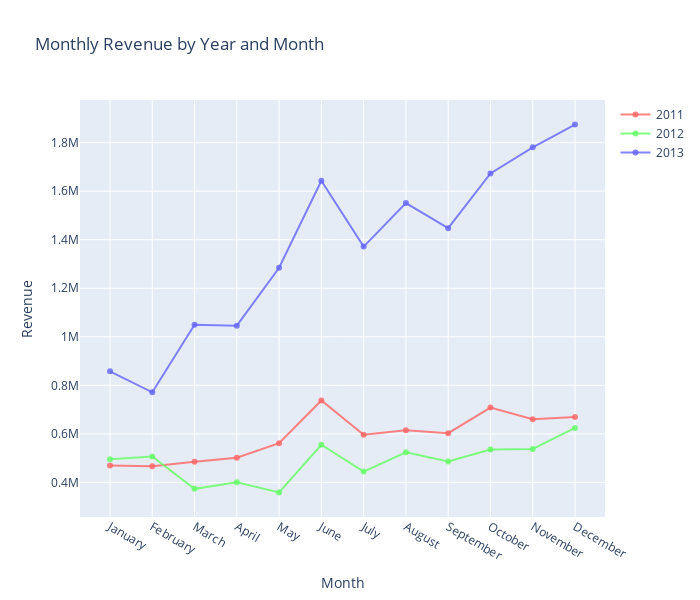

The notebook cell this image was saved under:
### Code cell
import plotly.graph_objects as go

# Filter the DataFrame for the required years
df_tsa = df_tsa[df_tsa['CalendarYear'].isin([2011, 2012, 2013])]

# Prompt the user to select a number
print("Please select a number:")
print("1. Revenue")
print("2. Profit")
print("3. AVG Profit Margin")
print("4. Monthly Revenue Percentage")

# Get user input for the selected number
selected_number = int(input("Enter the number corresponding to your choice: "))

# Map the selected number to the actual value
value_mapping = {
    1: 'Revenue',
    2: 'Profit',
    3: 'AVGProfitMargin',
    4: 'MonthlyRevenuePercentage'
}
selected_value = value_mapping.get(selected_number)

# Creating the interactive line graph with drill-down
fig = go.Figure()

# Define slightly darker colors
colors = ['rgba(255, 100, 100, 0.8)', 'rgba(100, 255, 100, 0.8)', 'rgba(100, 100, 255, 0.8)']
color_dict = {2011: colors[0], 2012: colors[1], 2013: colors[2]}

for year in df_tsa['CalendarYear'].unique():
    year_data = df_tsa[df_tsa['CalendarYear'] == year]
    fig.add_trace(go.Scatter(x=year_data['MonthName'], y=year_data[selected_value], mode='lines+markers', name=str(year), line=dict(color=color_dict[year])))

fig.update_layout(title='Monthly {} by Year and Month'.format(selected_value), xaxis_title='Month', yaxis_title=selected_value, width=700, height=600)
fig.show()

### Figure 1 — Plotly figure (JSON) as saved in the notebook; plotly's stock layout.template omitted (floating-point values rounded to 4 significant figures)
{"data": [{"line": {"color": "rgba(255, 100, 100, 0.8)"}, "mode": "lines+markers", "name": "2011", "x": ["January", "February", "March", "April", "May", "June", "July", "August", "September", "October", "November", "December"], "y": [469800.0, 466300.0, 485200.0, 502100.0, 561700.0, 737800.0, 596700.0, 614600.0, 603100.0, 708200.0, 660500.0, 669400.0], "type": "scatter"}, {"line": {"color": "rgba(100, 255, 100, 0.8)"}, "mode": "lines+markers", "name": "2012", "x": ["January", "February", "March", "April", "May", "June", "July", "August", "September", "October", "November", "December"], "y": [495400.0, 507000.0, 373500.0, 400300.0, 358900.0, 555200.0, 444600.0, 523900.0, 486200.0, 535200.0, 538000.0, 624500.0], "type": "scatter"}, {"line": {"color": "rgba(100, 100, 255, 0.8)"}, "mode": "lines+markers", "name": "2013", "x": ["January", "February", "March", "April", "May", "June", "July", "August", "September", "October", "November", "December"], "y": [857700.0, 771300.0, 1050000.0, 1046000.0, 1285000.0, 1643000.0, 1372000.0, 1551000.0, 1447000.0, 1673000.0, 1781000.0, 1874000.0], "type": "scatter"}], "layout": {"title": {"text": "Monthly Revenue by Year and Month"}, "xaxis": {"title": {"text": "Month"}}, "yaxis": {"title": {"text": "Revenue"}}, "width": 700, "height": 600}}
